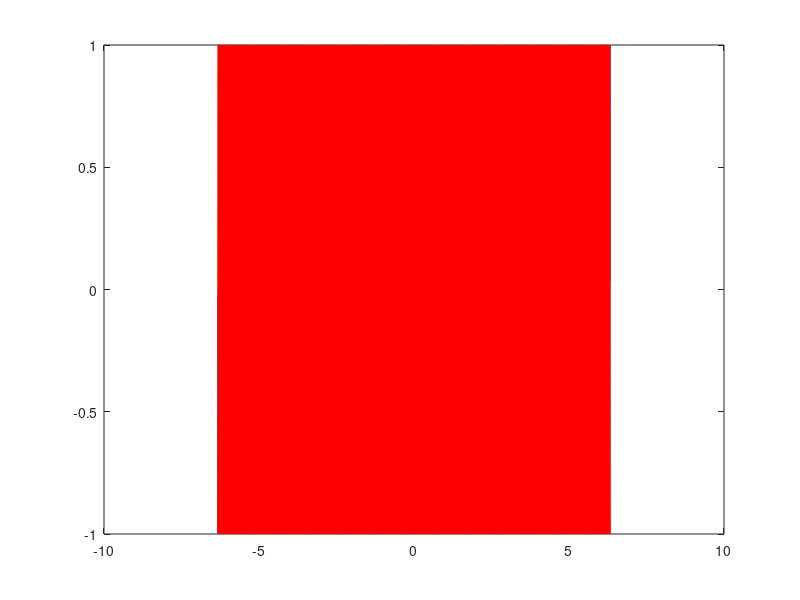

Source code (MATLAB):
%% This program plots the sine function
clear; clc; clf;

f = 30;               % in Hertz
range = 2*pi;
t = -range:1/(30*100):range; % in seconds

w = 2*pi*f;
ysin = sin(w*t); 
ycos = cos(w*t);

figure(1);
plot(t,ysin,'LineWidth',3);
hold on;
plot(t,ycos,'r','LineWidth',3);
hold off;